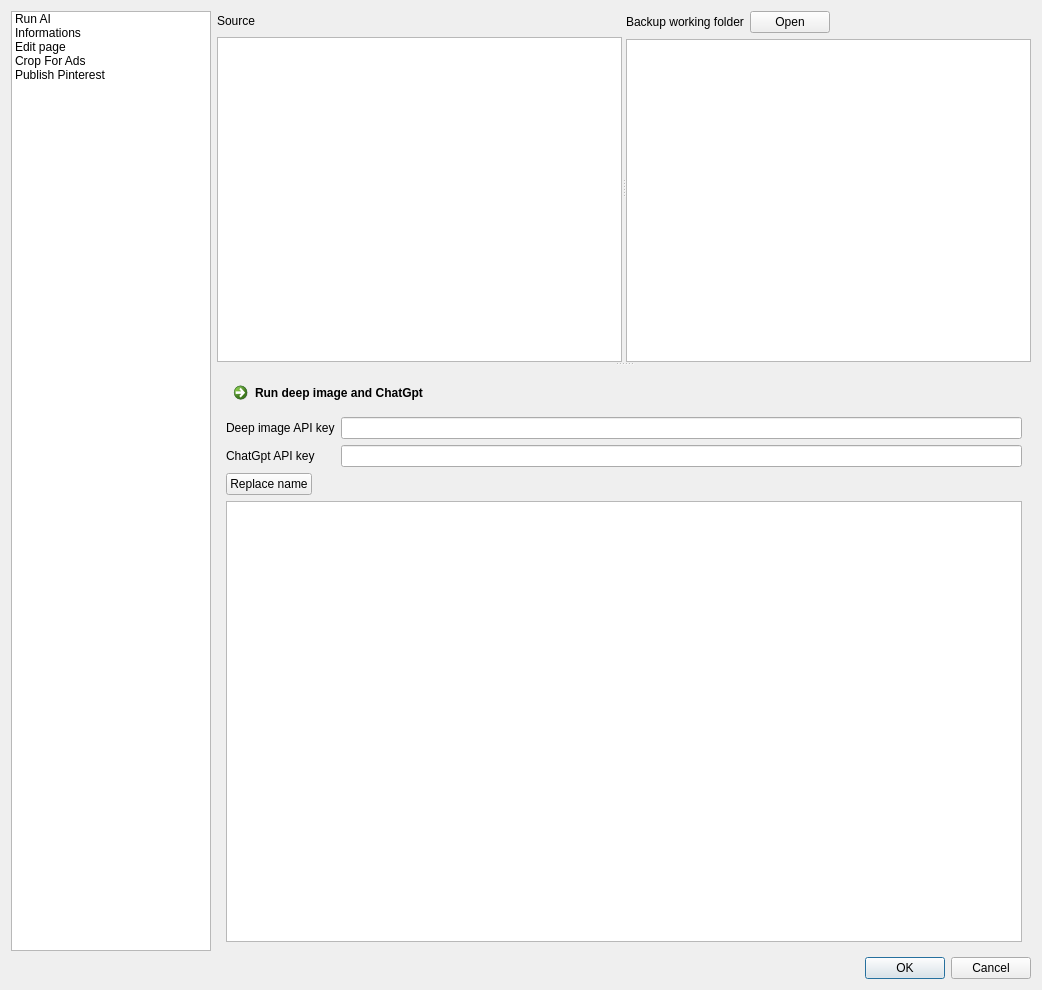
<?xml version="1.0" encoding="UTF-8"?>
<ui version="4.0">
 <class>DialogCreateProductPage</class>
 <widget class="QDialog" name="DialogCreateProductPage">
  <property name="geometry">
   <rect>
    <x>0</x>
    <y>0</y>
    <width>1042</width>
    <height>990</height>
   </rect>
  </property>
  <property name="windowTitle">
   <string>Create Product Page</string>
  </property>
  <layout class="QVBoxLayout" name="verticalLayout_4">
   <item>
    <layout class="QHBoxLayout" name="horizontalLayout_3">
     <item>
      <widget class="QListWidget" name="listWidgetSteps">
       <property name="maximumSize">
        <size>
         <width>200</width>
         <height>16777215</height>
        </size>
       </property>
       <item>
        <property name="text">
         <string>Run AI</string>
        </property>
       </item>
       <item>
        <property name="text">
         <string>Informations</string>
        </property>
       </item>
       <item>
        <property name="text">
         <string>Edit page</string>
        </property>
       </item>
       <item>
        <property name="text">
         <string>Crop For Ads</string>
        </property>
       </item>
       <item>
        <property name="text">
         <string>Publish Pinterest</string>
        </property>
       </item>
      </widget>
     </item>
     <item>
      <widget class="QSplitter" name="splitter_2">
       <property name="orientation">
        <enum>Qt::Vertical</enum>
       </property>
       <widget class="QSplitter" name="splitter">
        <property name="orientation">
         <enum>Qt::Horizontal</enum>
        </property>
        <widget class="QWidget" name="layoutWidget">
         <layout class="QVBoxLayout" name="verticalLayout">
          <item>
           <layout class="QHBoxLayout" name="horizontalLayout_2">
            <item>
             <widget class="QLabel" name="label">
              <property name="text">
               <string>Source</string>
              </property>
             </widget>
            </item>
            <item>
             <spacer name="horizontalSpacer_2">
              <property name="orientation">
               <enum>Qt::Horizontal</enum>
              </property>
              <property name="sizeHint" stdset="0">
               <size>
                <width>40</width>
                <height>20</height>
               </size>
              </property>
             </spacer>
            </item>
           </layout>
          </item>
          <item>
           <widget class="QTreeView" name="treeViewFilesSource"/>
          </item>
         </layout>
        </widget>
        <widget class="QWidget" name="layoutWidget">
         <layout class="QVBoxLayout" name="verticalLayout_2">
          <item>
           <layout class="QHBoxLayout" name="horizontalLayout">
            <item>
             <widget class="QLabel" name="label_2">
              <property name="text">
               <string>Backup working folder</string>
              </property>
             </widget>
            </item>
            <item>
             <widget class="QPushButton" name="buttonOpenPageFolder">
              <property name="text">
               <string>Open</string>
              </property>
             </widget>
            </item>
            <item>
             <spacer name="horizontalSpacer">
              <property name="orientation">
               <enum>Qt::Horizontal</enum>
              </property>
              <property name="sizeHint" stdset="0">
               <size>
                <width>40</width>
                <height>20</height>
               </size>
              </property>
             </spacer>
            </item>
           </layout>
          </item>
          <item>
           <widget class="QTreeView" name="treeViewFilesPage"/>
          </item>
         </layout>
        </widget>
       </widget>
       <widget class="QStackedWidget" name="stackedWidget">
        <property name="currentIndex">
         <number>0</number>
        </property>
        <widget class="QWidget" name="pageAi">
         <layout class="QVBoxLayout" name="verticalLayout_3">
          <item>
           <widget class="QCommandLinkButton" name="buttonRunAis">
            <property name="text">
             <string>Run deep image and ChatGpt</string>
            </property>
           </widget>
          </item>
          <item>
           <layout class="QFormLayout" name="formLayout_2">
            <item row="0" column="0">
             <widget class="QLabel" name="label_6">
              <property name="text">
               <string>Deep image API key</string>
              </property>
             </widget>
            </item>
            <item row="1" column="0">
             <widget class="QLabel" name="label_7">
              <property name="text">
               <string>ChatGpt API key</string>
              </property>
             </widget>
            </item>
            <item row="0" column="1">
             <widget class="QLineEdit" name="lineEditDeepImageApitKey"/>
            </item>
            <item row="1" column="1">
             <widget class="QLineEdit" name="lineEditChatGptApiKey"/>
            </item>
           </layout>
          </item>
          <item>
           <layout class="QHBoxLayout" name="horizontalLayout_7">
            <item>
             <widget class="QPushButton" name="buttonReplaceName">
              <property name="text">
               <string>Replace name</string>
              </property>
             </widget>
            </item>
            <item>
             <spacer name="horizontalSpacer_5">
              <property name="orientation">
               <enum>Qt::Horizontal</enum>
              </property>
              <property name="sizeHint" stdset="0">
               <size>
                <width>40</width>
                <height>20</height>
               </size>
              </property>
             </spacer>
            </item>
           </layout>
          </item>
          <item>
           <widget class="QTextEdit" name="textEditChatGpt"/>
          </item>
         </layout>
        </widget>
        <widget class="QWidget" name="pageInfos">
         <layout class="QVBoxLayout" name="verticalLayout_10">
          <item>
           <layout class="QVBoxLayout" name="verticalLayout_9">
            <item>
             <layout class="QHBoxLayout" name="horizontalLayout_6">
              <item>
               <widget class="QPushButton" name="buttonCopyLink">
                <property name="text">
                 <string>Copy Link</string>
                </property>
               </widget>
              </item>
              <item>
               <widget class="QPushButton" name="buttonAddLinkImage">
                <property name="text">
                 <string>Add Images Link</string>
                </property>
               </widget>
              </item>
              <item>
               <widget class="QPushButton" name="buttonAddLinkReviews">
                <property name="text">
                 <string>Add Review Link</string>
                </property>
               </widget>
              </item>
              <item>
               <widget class="QPushButton" name="buttonRemoveLink">
                <property name="text">
                 <string>Remove Link</string>
                </property>
               </widget>
              </item>
              <item>
               <spacer name="horizontalSpacer_4">
                <property name="orientation">
                 <enum>Qt::Horizontal</enum>
                </property>
                <property name="sizeHint" stdset="0">
                 <size>
                  <width>40</width>
                  <height>20</height>
                 </size>
                </property>
               </spacer>
              </item>
             </layout>
            </item>
            <item>
             <widget class="QTableView" name="tableViewPageInfos">
              <property name="selectionBehavior">
               <enum>QAbstractItemView::SelectRows</enum>
              </property>
              <attribute name="horizontalHeaderStretchLastSection">
               <bool>true</bool>
              </attribute>
              <attribute name="verticalHeaderStretchLastSection">
               <bool>false</bool>
              </attribute>
             </widget>
            </item>
           </layout>
          </item>
         </layout>
        </widget>
        <widget class="QWidget" name="pageProductPage">
         <layout class="QVBoxLayout" name="verticalLayout_14">
          <item>
           <layout class="QHBoxLayout" name="horizontalLayout_9">
            <item>
             <widget class="QComboBox" name="comboBoxShoeSizeFrom"/>
            </item>
            <item>
             <widget class="QLabel" name="label_13">
              <property name="text">
               <string>to</string>
              </property>
             </widget>
            </item>
            <item>
             <widget class="QComboBox" name="comboBoxShoeSizeTo"/>
            </item>
            <item>
             <widget class="QPushButton" name="buttonCopySizeClothe_2">
              <property name="text">
               <string>Copy shoe size</string>
              </property>
             </widget>
            </item>
            <item>
             <widget class="QPushButton" name="buttonCopySizeClothe">
              <property name="text">
               <string>Copy clothe size</string>
              </property>
             </widget>
            </item>
            <item>
             <widget class="QComboBox" name="comboBoxClotheSizeFrom"/>
            </item>
            <item>
             <widget class="QLabel" name="label_12">
              <property name="text">
               <string>to</string>
              </property>
             </widget>
            </item>
            <item>
             <widget class="QComboBox" name="comboBoxClotheSizeTo"/>
            </item>
            <item>
             <spacer name="horizontalSpacer_7">
              <property name="orientation">
               <enum>Qt::Horizontal</enum>
              </property>
              <property name="sizeHint" stdset="0">
               <size>
                <width>40</width>
                <height>20</height>
               </size>
              </property>
             </spacer>
            </item>
           </layout>
          </item>
         </layout>
        </widget>
        <widget class="QWidget" name="pageCropAds">
         <property name="minimumSize">
          <size>
           <width>0</width>
           <height>0</height>
          </size>
         </property>
         <property name="maximumSize">
          <size>
           <width>16777215</width>
           <height>16777215</height>
          </size>
         </property>
         <layout class="QVBoxLayout" name="verticalLayout_12">
          <item>
           <layout class="QVBoxLayout" name="verticalLayout_11">
            <item>
             <widget class="QScrollArea" name="scrollArea">
              <property name="widgetResizable">
               <bool>true</bool>
              </property>
              <widget class="QWidget" name="scrollAreaWidgetContents">
               <property name="geometry">
                <rect>
                 <x>0</x>
                 <y>0</y>
                 <width>794</width>
                 <height>569</height>
                </rect>
               </property>
               <layout class="QVBoxLayout" name="verticalLayout_13">
                <item>
                 <layout class="QHBoxLayout" name="horizontalLayout_8">
                  <item>
                   <widget class="QPushButton" name="buttonCropAll">
                    <property name="text">
                     <string>Auto crop all</string>
                    </property>
                   </widget>
                  </item>
                  <item>
                   <widget class="QPushButton" name="buttonCropPinterest">
                    <property name="text">
                     <string>Crop Pinterest</string>
                    </property>
                   </widget>
                  </item>
                  <item>
                   <widget class="QPushButton" name="buttonCropGoogleAds">
                    <property name="text">
                     <string>Crop Google Ads</string>
                    </property>
                   </widget>
                  </item>
                  <item>
                   <spacer name="horizontalSpacer_6">
                    <property name="orientation">
                     <enum>Qt::Horizontal</enum>
                    </property>
                    <property name="sizeHint" stdset="0">
                     <size>
                      <width>40</width>
                      <height>20</height>
                     </size>
                    </property>
                   </spacer>
                  </item>
                 </layout>
                </item>
                <item>
                 <widget class="QGraphicsView" name="graphicsView">
                  <property name="minimumSize">
                   <size>
                    <width>0</width>
                    <height>0</height>
                   </size>
                  </property>
                  <property name="maximumSize">
                   <size>
                    <width>16777215</width>
                    <height>16777215</height>
                   </size>
                  </property>
                 </widget>
                </item>
               </layout>
              </widget>
             </widget>
            </item>
           </layout>
          </item>
         </layout>
        </widget>
        <widget class="QWidget" name="pagePinterest">
         <layout class="QVBoxLayout" name="verticalLayout_8">
          <item>
           <layout class="QHBoxLayout" name="horizontalLayout_4">
            <item>
             <widget class="QLabel" name="label_3">
              <property name="text">
               <string>Url</string>
              </property>
             </widget>
            </item>
            <item>
             <widget class="QComboBox" name="comboBox"/>
            </item>
            <item>
             <widget class="QLineEdit" name="lineEditPageUrl"/>
            </item>
           </layout>
          </item>
          <item>
           <widget class="QSplitter" name="splitter_3">
            <property name="orientation">
             <enum>Qt::Horizontal</enum>
            </property>
            <widget class="QWidget" name="layoutWidget">
             <layout class="QVBoxLayout" name="verticalLayout_5">
              <item>
               <widget class="QLabel" name="label_4">
                <property name="text">
                 <string>Planning</string>
                </property>
               </widget>
              </item>
              <item>
               <widget class="QListView" name="listViewPinteresPlanned"/>
              </item>
             </layout>
            </widget>
            <widget class="QWidget" name="layoutWidget">
             <layout class="QVBoxLayout" name="verticalLayout_7">
              <item>
               <layout class="QHBoxLayout" name="horizontalLayout_5">
                <item>
                 <widget class="QCommandLinkButton" name="buttonPinterestPublish">
                  <property name="text">
                   <string>Publish</string>
                  </property>
                 </widget>
                </item>
                <item>
                 <widget class="QCommandLinkButton" name="buttonPinterestPlan">
                  <property name="text">
                   <string>Planify</string>
                  </property>
                 </widget>
                </item>
                <item>
                 <spacer name="horizontalSpacer_3">
                  <property name="orientation">
                   <enum>Qt::Horizontal</enum>
                  </property>
                  <property name="sizeHint" stdset="0">
                   <size>
                    <width>40</width>
                    <height>20</height>
                   </size>
                  </property>
                 </spacer>
                </item>
               </layout>
              </item>
              <item>
               <widget class="QLineEdit" name="lineEditPinterestTitle">
                <property name="placeholderText">
                 <string>Pinterest title</string>
                </property>
               </widget>
              </item>
              <item>
               <widget class="QTextEdit" name="textEditPinterestDescirption"/>
              </item>
              <item>
               <widget class="QGroupBox" name="groupBox">
                <property name="title">
                 <string>Pinterest params</string>
                </property>
                <layout class="QVBoxLayout" name="verticalLayout_6">
                 <item>
                  <layout class="QFormLayout" name="formLayout">
                   <item row="0" column="0">
                    <widget class="QLabel" name="label_5">
                     <property name="text">
                      <string>API ID</string>
                     </property>
                    </widget>
                   </item>
                   <item row="0" column="1">
                    <widget class="QLineEdit" name="lineEditPinterestApiId"/>
                   </item>
                   <item row="3" column="0">
                    <widget class="QLabel" name="label_8">
                     <property name="text">
                      <string>Pinning / day</string>
                     </property>
                    </widget>
                   </item>
                   <item row="3" column="1">
                    <widget class="QSpinBox" name="spinBoxPinningPerDay">
                     <property name="maximum">
                      <number>50</number>
                     </property>
                     <property name="value">
                      <number>4</number>
                     </property>
                    </widget>
                   </item>
                   <item row="4" column="1">
                    <widget class="QTimeEdit" name="timeEditPinning"/>
                   </item>
                   <item row="4" column="0">
                    <widget class="QLabel" name="label_9">
                     <property name="text">
                      <string>Time</string>
                     </property>
                    </widget>
                   </item>
                   <item row="1" column="0">
                    <widget class="QLabel" name="label_10">
                     <property name="text">
                      <string>API Secret</string>
                     </property>
                    </widget>
                   </item>
                   <item row="2" column="0">
                    <widget class="QLabel" name="label_11">
                     <property name="text">
                      <string>Access token</string>
                     </property>
                    </widget>
                   </item>
                   <item row="1" column="1">
                    <widget class="QLineEdit" name="lineEditPinterestApiSecret"/>
                   </item>
                   <item row="2" column="1">
                    <widget class="QLineEdit" name="lineEditPinterestAccessToken"/>
                   </item>
                  </layout>
                 </item>
                </layout>
               </widget>
              </item>
             </layout>
            </widget>
           </widget>
          </item>
         </layout>
        </widget>
       </widget>
      </widget>
     </item>
    </layout>
   </item>
   <item>
    <widget class="QDialogButtonBox" name="buttonBox">
     <property name="orientation">
      <enum>Qt::Horizontal</enum>
     </property>
     <property name="standardButtons">
      <set>QDialogButtonBox::Cancel|QDialogButtonBox::Ok</set>
     </property>
    </widget>
   </item>
  </layout>
 </widget>
 <resources/>
 <connections>
  <connection>
   <sender>buttonBox</sender>
   <signal>accepted()</signal>
   <receiver>DialogCreateProductPage</receiver>
   <slot>accept()</slot>
   <hints>
    <hint type="sourcelabel">
     <x>257</x>
     <y>700</y>
    </hint>
    <hint type="destinationlabel">
     <x>157</x>
     <y>274</y>
    </hint>
   </hints>
  </connection>
  <connection>
   <sender>buttonBox</sender>
   <signal>rejected()</signal>
   <receiver>DialogCreateProductPage</receiver>
   <slot>reject()</slot>
   <hints>
    <hint type="sourcelabel">
     <x>325</x>
     <y>700</y>
    </hint>
    <hint type="destinationlabel">
     <x>286</x>
     <y>274</y>
    </hint>
   </hints>
  </connection>
  <connection>
   <sender>listWidgetSteps</sender>
   <signal>currentRowChanged(int)</signal>
   <receiver>stackedWidget</receiver>
   <slot>setCurrentIndex(int)</slot>
   <hints>
    <hint type="sourcelabel">
     <x>113</x>
     <y>291</y>
    </hint>
    <hint type="destinationlabel">
     <x>226</x>
     <y>327</y>
    </hint>
   </hints>
  </connection>
 </connections>
</ui>
